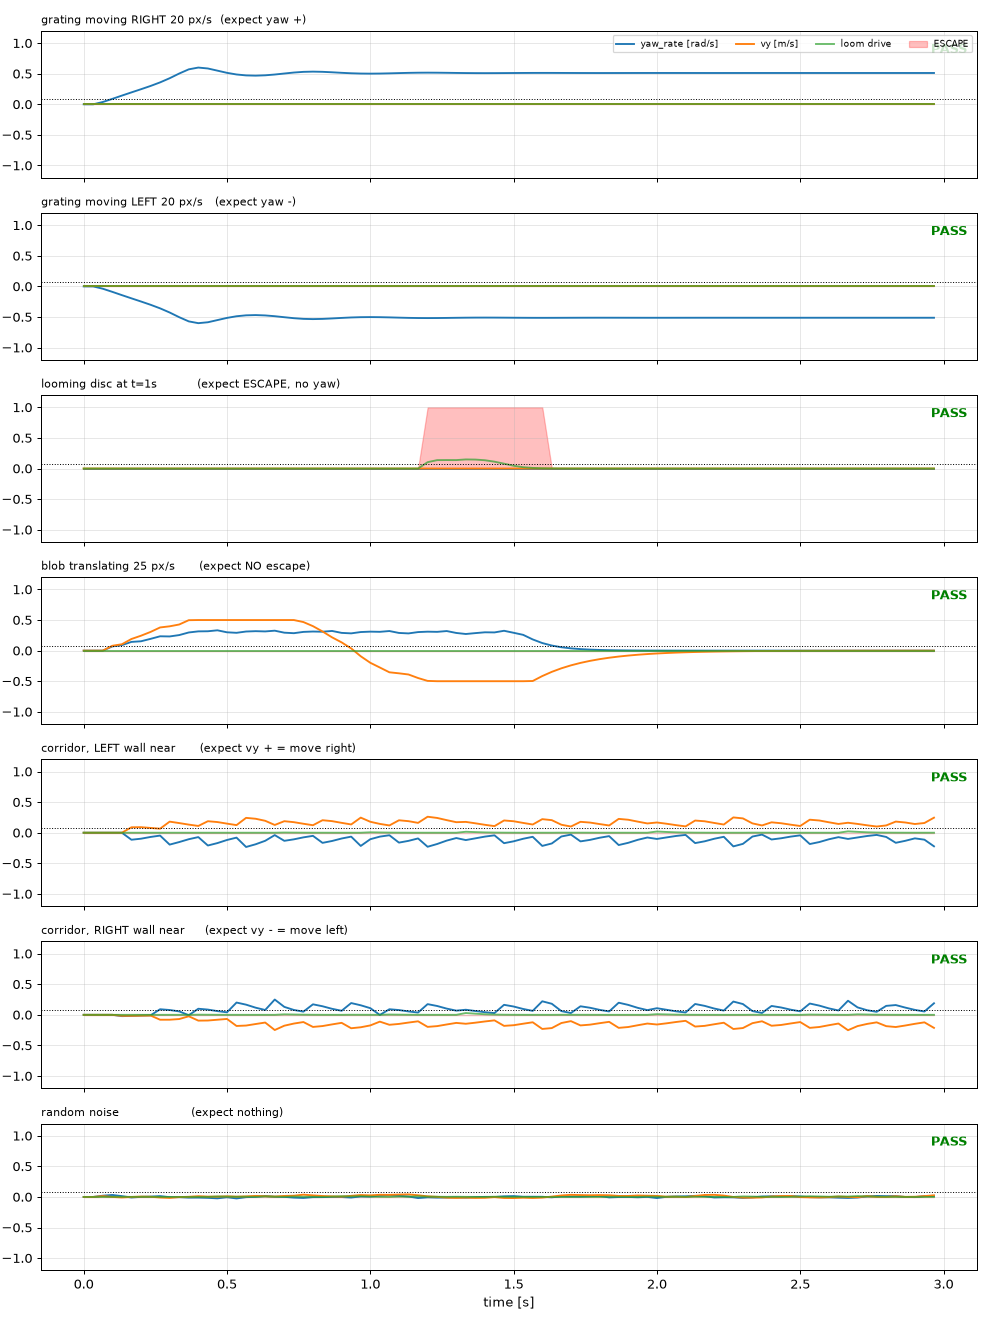

This figure's Python source:
"""
Reference implementation of the fly reflexes, in numpy, with synthetic stimuli.

This is the same math as firmware/reflex/reflex_brain.cpp. Run it to see what the drone
would do, and to check any change to the constants before flashing:

    uv run python tools/reflex_sim.py            # writes tools/reflex_sim.png

Circuits imitated (hand-written, NOT the connectome):
  photoreceptor + lamina   per-pixel high-pass (contrast), then a low-pass "delay" arm
  T4/T5 (Reichardt EMD)    delayed(x) * now(x+1) - now(x) * delayed(x+1)  -> local motion
  HS/VS cells -> DNs       whole-field horizontal motion  -> optomotor yaw
  left/right flow balance  more flow on one eye -> sidestep away (corridor centring)
  LPLC2 + LC4 -> giant fiber  outward motion in all four quadrants + growing dark blob -> ESCAPE
"""
from __future__ import annotations

import math
from dataclasses import dataclass, field
from pathlib import Path

import numpy as np

W, H = 32, 24          # retina, pixels (camera frame block-averaged down to this)
FPS = 30.0
DT = 1.0 / FPS


@dataclass
class Params:
    tau_hp: float = 0.30     # s, contrast high-pass (photoreceptor adaptation)
    tau_delay: float = 0.04  # s, Reichardt delay arm
    eps: float = 1e-3        # contrast-energy floor for normalisation
    k_yaw: float = 4.0       # yaw rate per unit normalised horizontal motion  [rad/s]
    k_center: float = 3.0    # sideways velocity per unit left-right flow imbalance [m/s]
    tau_loom: float = 0.06   # s, low-pass on the looming drive (kills single-frame spikes)
    loom_thresh: float = 0.08
    escape_s: float = 0.4
    refractory_s: float = 1.5
    max_yaw: float = 1.0     # rad/s
    max_v: float = 0.5       # m/s


@dataclass
class Command:
    yaw_rate: float = 0.0    # rad/s, + = clockwise seen from above (NED)
    vx: float = 0.0          # m/s forward
    vy: float = 0.0          # m/s right
    vz: float = 0.0          # m/s down (NED: negative = up)
    escape: bool = False
    # diagnostics
    yaw_sig: float = 0.0
    loom: float = 0.0
    flow_l: float = 0.0
    flow_r: float = 0.0


@dataclass
class ReflexBrain:
    p: Params = field(default_factory=Params)
    hp: np.ndarray = field(default_factory=lambda: np.zeros((H, W)))
    dl: np.ndarray = field(default_factory=lambda: np.zeros((H, W)))
    loom_lp: float = 0.0
    escape_left: float = 0.0
    refractory_left: float = 0.0
    yaw_filt: float = 0.0
    vy_filt: float = 0.0
    primed: bool = False

    def step(self, L: np.ndarray, dt: float = DT) -> Command:
        p = self.p
        L = L.astype(np.float64)
        if not self.primed:              # start with no spurious motion on the first frame
            self.hp[:] = L
            self.dl[:] = 0.0
            self.primed = True
        # photoreceptor / lamina: contrast = high-passed luminance
        self.hp += (L - self.hp) * (dt / p.tau_hp)
        c = L - self.hp
        # delay arm
        self.dl += (c - self.dl) * (dt / p.tau_delay)
        d = self.dl
        # Reichardt correlators. rh > 0: image moves right. rv > 0: image moves down.
        rh = d[:, :-1] * c[:, 1:] - c[:, :-1] * d[:, 1:]        # H x (W-1)
        rv = d[:-1, :] * c[1:, :] - c[:-1, :] * d[1:, :]        # (H-1) x W
        energy = float((c * c).mean()) + p.eps

        # optomotor: whole-field horizontal motion (HS cells)
        yaw_sig = float(rh.mean()) / energy

        # corridor centring: total flow per eye (left half / right half of the field)
        mag_h = np.abs(rh)
        mag_v = np.abs(rv)
        flow_l = (mag_h[:, : (W - 1) // 2].mean() + mag_v[:, : W // 2].mean()) / energy
        flow_r = (mag_h[:, (W - 1) // 2 :].mean() + mag_v[:, W // 2 :].mean()) / energy

        # LPLC2-like looming detectors: an array of units, each with its own receptive-field
        # centre, each responding only when motion points AWAY from its centre in all four of
        # its quadrants. A translating object drives at most two quadrants; an approaching one
        # drives all four of whichever unit it is centred on. Output = the best unit.
        loom_raw = lplc2_array(rh, rv) / energy
        self.loom_lp += (loom_raw - self.loom_lp) * min(1.0, dt / p.tau_loom)
        loom = self.loom_lp

        # giant fiber: threshold, fixed-duration escape, refractory
        cmd = Command(yaw_sig=yaw_sig, loom=loom, flow_l=flow_l, flow_r=flow_r)
        self.refractory_left = max(0.0, self.refractory_left - dt)
        if self.escape_left > 0.0:
            self.escape_left -= dt
        elif loom > p.loom_thresh and self.refractory_left <= 0.0:
            self.escape_left = p.escape_s
            self.refractory_left = p.refractory_s + p.escape_s

        if self.escape_left > 0.0:
            cmd.escape = True
            cmd.vz = -p.max_v          # up
            cmd.vx = -p.max_v          # back
            cmd.yaw_rate = 0.0
            self.yaw_filt = 0.0
            self.vy_filt = 0.0
            return cmd

        # smooth the reflex outputs a little (descending neuron low-pass)
        self.yaw_filt += (p.k_yaw * yaw_sig - self.yaw_filt) * min(1.0, dt / 0.1)
        self.vy_filt += (p.k_center * (flow_l - flow_r) - self.vy_filt) * min(1.0, dt / 0.2)
        cmd.yaw_rate = float(np.clip(self.yaw_filt, -p.max_yaw, p.max_yaw))
        cmd.vy = float(np.clip(self.vy_filt, -p.max_v, p.max_v))
        return cmd


# LPLC2 array geometry (mirror of firmware/reflex/reflex_brain.cpp)
UNIT_CX = (8, 16, 24)
UNIT_CY = (6, 12, 18)
UNIT_HW, UNIT_HH = 8, 6      # half window: each unit looks at a 16 x 12 patch around its centre


def lplc2_array(rh: np.ndarray, rv: np.ndarray) -> float:
    """rh[y][x] samples horizontal motion at (x+0.5, y); rv[y][x] vertical motion at (x, y+0.5).
    Outward = motion component pointing away from the unit centre. Returns max over units of
    min over that unit's four quadrant means, clipped at 0."""
    xh = np.arange(W - 1) + 0.5
    yh = np.arange(H)
    xv = np.arange(W)
    yv = np.arange(H - 1) + 0.5
    best = 0.0
    for cy in UNIT_CY:
        for cx in UNIT_CX:
            q_sum = np.zeros(4)
            q_n = np.zeros(4)
            # horizontal samples
            mh = (np.abs(xh - cx)[None, :] <= UNIT_HW) & (np.abs(yh - cy)[:, None] <= UNIT_HH)
            sx = np.where(xh >= cx, 1.0, -1.0)[None, :]
            qidx = (np.where(yh >= cy, 2, 0)[:, None] + np.where(xh >= cx, 1, 0)[None, :])
            out = rh * sx
            for k in range(4):
                sel = mh & (qidx == k)
                q_sum[k] += out[sel].sum(); q_n[k] += sel.sum()
            # vertical samples
            mv = (np.abs(xv - cx)[None, :] <= UNIT_HW) & (np.abs(yv - cy)[:, None] <= UNIT_HH)
            sy = np.where(yv >= cy, 1.0, -1.0)[:, None]
            qidx = (np.where(yv >= cy, 2, 0)[:, None] + np.where(xv >= cx, 1, 0)[None, :])
            out = rv * sy
            for k in range(4):
                sel = mv & (qidx == k)
                q_sum[k] += out[sel].sum(); q_n[k] += sel.sum()
            unit = float(np.min(q_sum / np.maximum(q_n, 1)))
            best = max(best, unit)
    return best


# ------------------------------------------------------------------ stimuli
def grating(t: float, speed_px_s: float, period_px: float = 8.0, contrast: float = 0.5) -> np.ndarray:
    x = np.arange(W)[None, :].repeat(H, 0)
    phase = 2 * math.pi * (x - speed_px_s * t) / period_px
    return 0.5 + contrast * 0.5 * np.sin(phase)


def looming_disc(t: float, t0: float, dur: float, r0: float = 1.0, r1: float = 14.0) -> np.ndarray:
    L = np.full((H, W), 0.8)
    if t < t0:
        r = r0
    else:
        # approach at constant speed: radius grows like 1/(time to collision)
        f = min(1.0, (t - t0) / dur)
        r = r0 + (r1 - r0) * (f ** 2)
    yy, xx = np.mgrid[0:H, 0:W]
    L[(xx - (W - 1) / 2) ** 2 + (yy - (H - 1) / 2) ** 2 <= r * r] = 0.1
    return L


def translating_blob(t: float, speed_px_s: float, r: float = 3.0) -> np.ndarray:
    L = np.full((H, W), 0.8)
    cx = -4 + speed_px_s * t
    yy, xx = np.mgrid[0:H, 0:W]
    L[(xx - cx) ** 2 + (yy - (H - 1) / 2) ** 2 <= r * r] = 0.1
    return L


def corridor(t: float, near_side: str, v_px_s: float = 3.0) -> np.ndarray:
    """Textured walls; the near wall moves faster across the eye than the far wall."""
    L = np.full((H, W), 0.5)
    x = np.arange(W)
    for side, sl in (("left", slice(0, W // 2)), ("right", slice(W // 2, W))):
        v = v_px_s * (2.5 if side == near_side else 1.0)
        v = -v if side == "left" else v      # front-to-back flow on both sides
        L[:, sl] = 0.5 + 0.25 * np.sign(np.sin(2 * math.pi * (x[sl] - v * t) / 6.0))
    return L


def noise(rng: np.random.Generator) -> np.ndarray:
    return rng.uniform(0.3, 0.7, (H, W))


def run(name: str, frames, seconds: float, p: Params | None = None):
    b = ReflexBrain(p or Params())
    t = 0.0
    rows = []
    n = int(seconds * FPS)
    for i in range(n):
        L = frames(t)
        cmd = b.step(L)
        rows.append((t, cmd.yaw_rate, cmd.vy, cmd.loom, 1.0 if cmd.escape else 0.0, cmd.yaw_sig))
        t += DT
    return name, np.array(rows)


def main() -> None:
    rng = np.random.default_rng(1)
    runs = [
        run("grating moving RIGHT 20 px/s  (expect yaw +)", lambda t: grating(t, +20), 3.0),
        run("grating moving LEFT 20 px/s   (expect yaw -)", lambda t: grating(t, -20), 3.0),
        run("looming disc at t=1s          (expect ESCAPE, no yaw)", lambda t: looming_disc(t, 1.0, 0.6), 3.0),
        run("blob translating 25 px/s      (expect NO escape)", lambda t: translating_blob(t, 25), 3.0),
        run("corridor, LEFT wall near      (expect vy + = move right)", lambda t: corridor(t, "left"), 3.0),
        run("corridor, RIGHT wall near     (expect vy - = move left)", lambda t: corridor(t, "right"), 3.0),
        run("random noise                  (expect nothing)", lambda t: noise(rng), 3.0),
    ]
    import matplotlib
    matplotlib.use("Agg")
    import matplotlib.pyplot as plt

    fig, axes = plt.subplots(len(runs), 1, figsize=(11, 2.1 * len(runs)), sharex=True)
    ok_all = True
    for ax, (name, r) in zip(axes, runs):
        t, yaw, vy, loom, esc, _ = r.T
        ax.plot(t, yaw, label="yaw_rate [rad/s]")
        ax.plot(t, vy, label="vy [m/s]")
        ax.plot(t, loom, label="loom drive", alpha=0.7)
        ax.fill_between(t, 0, esc * 1.0, color="red", alpha=0.25, label="ESCAPE")
        ax.axhline(Params().loom_thresh, color="k", ls=":", lw=0.8)
        ax.set_ylim(-1.2, 1.2); ax.grid(alpha=0.3); ax.set_title(name, fontsize=9, loc="left")
        # pass/fail
        late = r[int(1.0 * FPS):]
        if "RIGHT 20" in name: res = late[:, 1].mean() > 0.2
        elif "LEFT 20" in name: res = late[:, 1].mean() < -0.2
        elif "looming" in name: res = r[:, 4].max() > 0 and abs(r[:, 1]).max() < 0.3
        elif "translating" in name: res = r[:, 4].max() == 0
        elif "LEFT wall" in name: res = late[:, 2].mean() > 0.05
        elif "RIGHT wall" in name: res = late[:, 2].mean() < -0.05
        else: res = r[:, 4].max() == 0 and abs(r[:, 1]).max() < 0.15
        ok_all &= bool(res)
        ax.text(0.99, 0.85, "PASS" if res else "FAIL", transform=ax.transAxes, ha="right",
                color="green" if res else "red", fontweight="bold")
        print(f"{'PASS' if res else 'FAIL'}  {name}   yaw_mean={late[:,1].mean():+.2f} vy_mean={late[:,2].mean():+.2f} loom_peak={r[:,3].max():.3f} escapes={int((np.diff(r[:,4])>0).sum())}")
    axes[0].legend(loc="upper right", fontsize=7, ncol=4)
    axes[-1].set_xlabel("time [s]")
    fig.tight_layout()
    out = Path(__file__).with_suffix(".png")
    fig.savefig(out, dpi=90)
    print("plot ->", out, " ALL PASS" if ok_all else " SOME FAILED")


if __name__ == "__main__":
    main()
